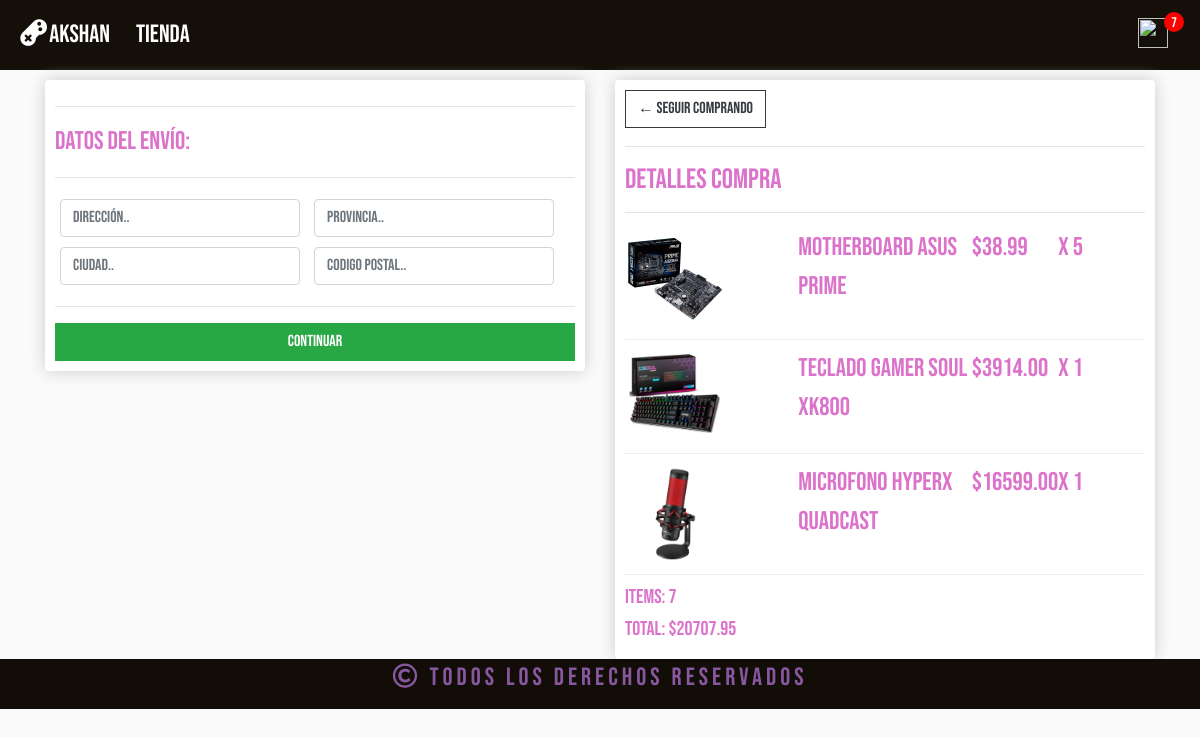
/checkout/ (signed in), run on an earlier commit of the app's database.
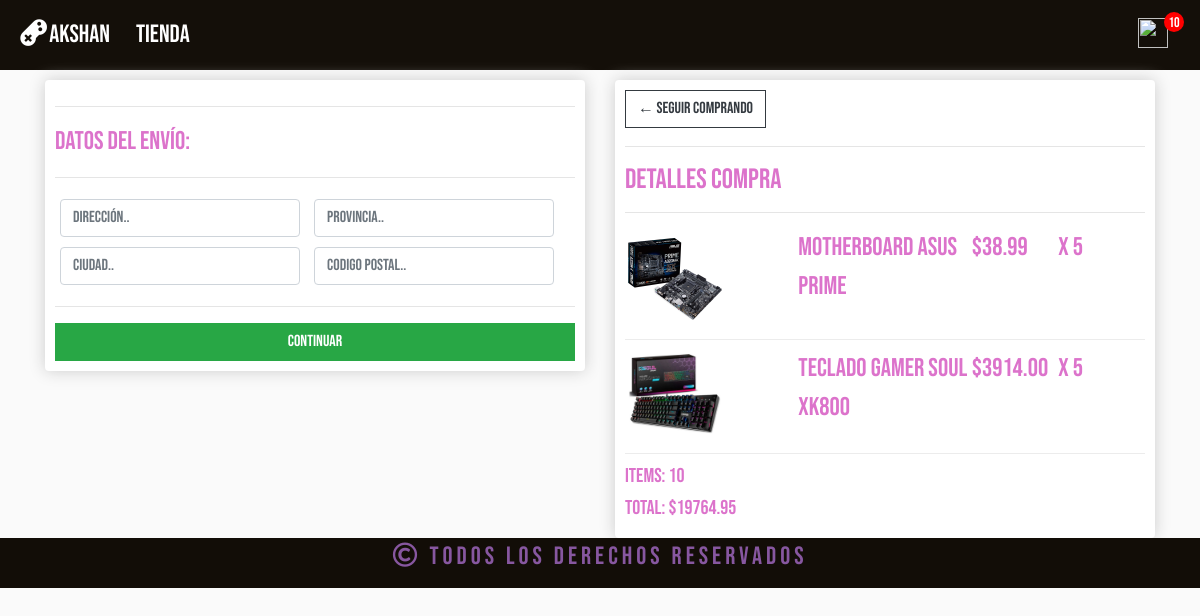
And on a later commit of the database.
### store/models.py (models this page shows, shortened)
class OrderItem(models.Model):
    product = models.ForeignKey(Product, on_delete=models.SET_NULL, blank=True, null=True)
    order = models.ForeignKey(Order, on_delete=models.SET_NULL, blank=True, null=True)
    quantity = models.IntegerField(default=0, null=True, blank=True)
    date_added = models.DateTimeField(auto_now_add=True)
    @property
    def get_total(self):
        total = self.product.price * self.quantity
        return total

class Product(models.Model):
    name = models.CharField(max_length=200, null=True)
    price = models.DecimalField(max_digits=7, decimal_places=2)
    digital = models.BooleanField(default=True, null=True, blank=False)
    image = models.ImageField(null=True, blank=True)
    @property
    def imageURL(self):
        try:
            url = self.image.url
        except:
            url = ''
        return url

class Order(models.Model):
    customer = models.ForeignKey(Customer, on_delete=models.SET_NULL, blank=True, null=True)
    date_orderd = models.DateTimeField(auto_now_add=True)
    complete = models.BooleanField(default=False, null=True, blank=False)
    transaction_id = models.CharField(max_length=200, null=True)
    @property
    def shipping(self):
        shipping = False
        orderitems = self.orderitem_set.all()
        for i in orderitems:
            if i.product.digital == False:
                shipping = True
        return shipping
    @property
    def get_cart_total(self):
        orderitems = self.orderitem_set.all()
        total = sum([item.get_total for item in orderitems])
        return total
    @property
    def get_cart_items(self):
        orderitems = self.orderitem_set.all()
        total = sum([item.quantity for item in orderitems])
        return total

### store/views.py (the view)
# urls.py: path('checkout/', views.checkout, name="checkout"),
def checkout(request):
    data = cartData(request)
    cartItems = data['cartItems']
    order = data['order']
    items = data['items']
    context = {'items':items, 'order':order, 'cartItems': cartItems}
    return render(request, 'store/checkout.html', context)

### store/utils.py (called while the page is built)
def cartData(request):
    if request.user.is_authenticated:
        customer = request.user.customer
        order, created = Order.objects.get_or_create(customer=customer, complete=False)
        items = order.orderitem_set.all()
        cartItems = order.get_cart_items
    else:
        cookieData = cookieCart(request)
        cartItems = cookieData['cartItems']
        order = cookieData['order']
        items = cookieData['items']
    return {'cartItems':cartItems, 'order': order, 'items': items}

### store/templates/store/checkout.html (shortened to what this page needs)
{% extends 'store/main.html' %}
{% load static %}
{% block content %}
<div class="row">
    <div class="col-lg-6">
        <div class="box-element" id="form-wrapper">
            <form id="form">
                <div id="shipping-info">
                    <hr>
                    <p>Datos del Envío:</p>
                    <hr>
                    <div class="form-field">
                        <input class="form-control" type="text" name="direccion" placeholder="Dirección..">
                    </div>
                    <div class="form-field">
                        <input class="form-control" type="text" name="provincia" placeholder="Provincia..">
                    </div>
                    <div class="form-field">
                        <input class="form-control" type="text" name="ciudad" placeholder="Ciudad..">
                    </div>
                    <div class="form-field">
                        <input class="form-control" type="text" name="codigopostal" placeholder="Codigo Postal..">
                    </div>
                </div>
                <hr>
                <input id="form-button" class="btn btn-success btn-block" type="submit" value="Continuar">
            </form>
        </div>
        <br>
    </div>
    <div class="col-lg-6">
        <div class="box-element">
            <a  class="btn btn-outline-dark" href="{% url 'cart' %}">&#x2190; Seguir Comprando</a>
				<hr>
				<h3>Detalles Compra</h3>
				<hr>
                {% for item in items %}
				<div class="cart-row">
					<div style="flex:2"><img class="row-image" src="{{item.product.imageURL}}"></div>
					<div style="flex:2"><p>{{item.product.name}}</p></div>
					<div style="flex:1"><p>${{item.product.price}}</p></div>
					<div style="flex:1"><p>x   {{item.quantity}}</p></div>
				</div>
                {% endfor %}
				<h5>Items:  {{order.get_cart_items}}</h5>
				<h5>Total:   ${{order.get_cart_total|floatformat:2}}</h5>
        </div>
    </div>
</div>
{% endblock content %}

What changed in the data, as far as the page shows it:
removed OrderItem: product.imageURL (picture), product.name "Microfono HyperX QuadCast", product.price "16599.00", quantity "1"
changed OrderItem "Teclado gamer Soul XK800": quantity "1" → "5"
changed through a linked row, Order: get_cart_items "7" → "10"; get_cart_total "20707.95" → "19764.95"
Also different on the page:
{{ cartItems }}: "7" → "10"
